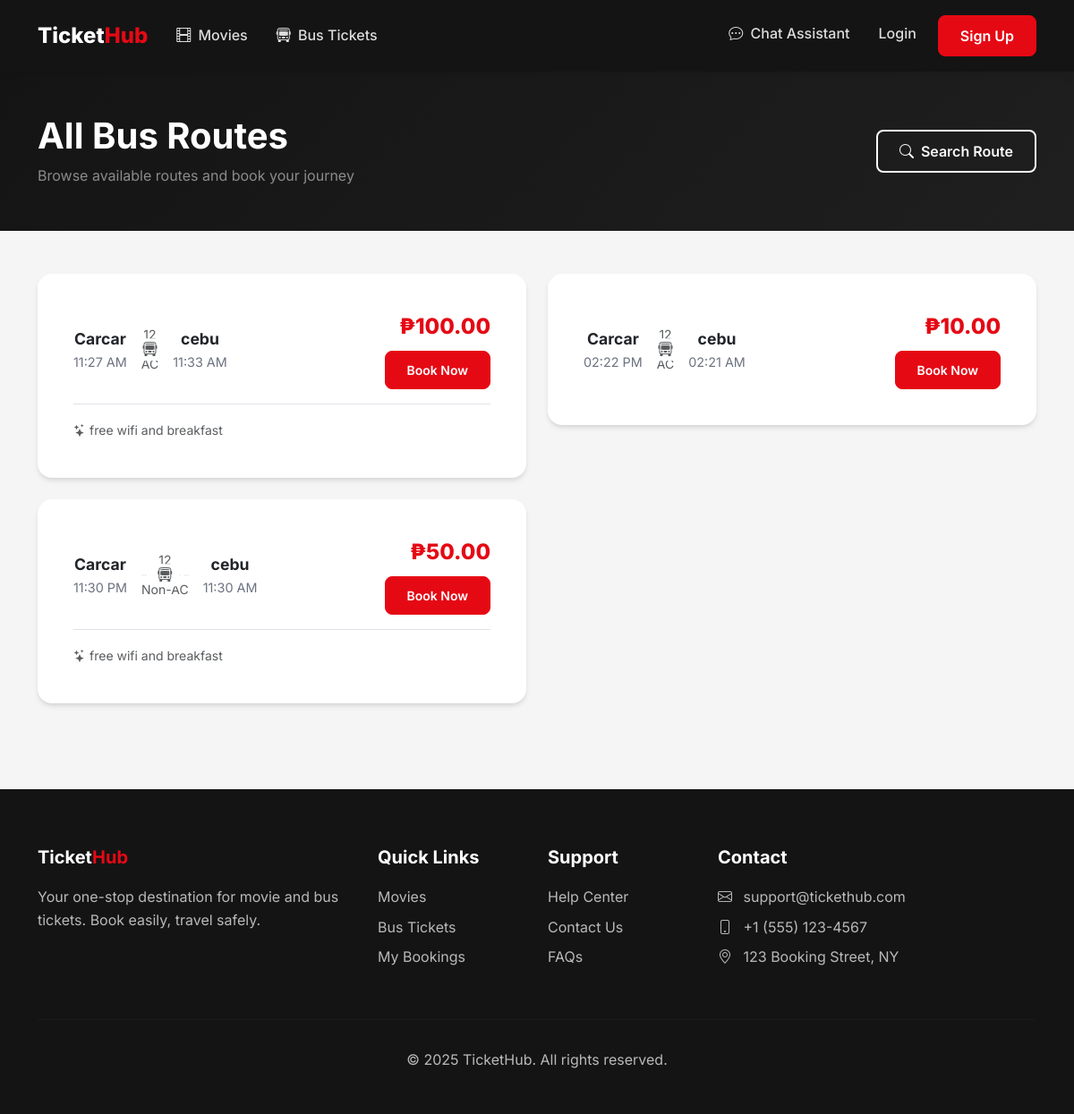
Before: /bus/list with the older database file.
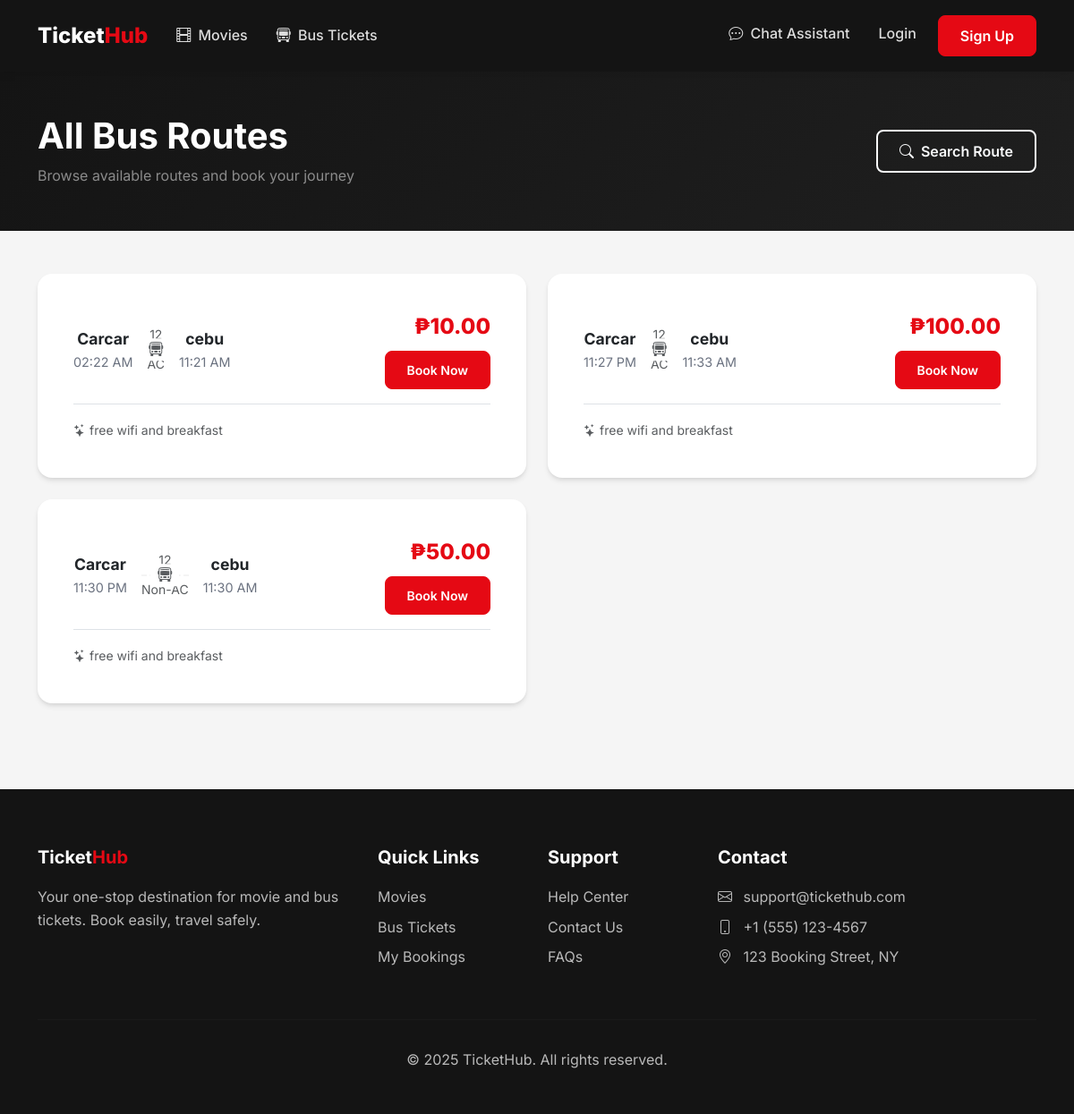
After: the same page with the newer database file.
### flask_app/app.py (models this page shows)
class BusRoute(db.Model):
    id = db.Column(db.Integer, primary_key=True)
    origin = db.Column(db.String(100), nullable=False)
    destination = db.Column(db.String(100), nullable=False)
    bus_operator = db.Column(db.String(100))
    bus_type = db.Column(db.String(50))  # AC, Non-AC, Sleeper, etc.
    departure_time = db.Column(db.Time, nullable=False)
    arrival_time = db.Column(db.Time, nullable=False)
    duration = db.Column(db.String(50))
    price = db.Column(db.Float, nullable=False)
    total_seats = db.Column(db.Integer, default=40)
    amenities = db.Column(db.String(255))  # WiFi, Charging, etc.
    is_active = db.Column(db.Boolean, default=True)
    schedules = db.relationship('BusSchedule', backref='route', lazy=True)

### flask_app/app.py (the view)
@app.route('/bus')
@app.route('/bus/list')
def bus_routes():
    today = datetime.now().date()
    routes = BusRoute.query.filter_by(is_active=True).order_by(BusRoute.departure_time).all()
    routes = [r for r in routes if not is_route_departed_for_date(r, today)]
    return render_template('bus/list.html', routes=routes)

### flask_app/app.py (called while the page is built)
@app.after_request
def add_no_cache_headers(response):
    if request.endpoint != 'static':
        response.headers['Cache-Control'] = 'no-store, no-cache, must-revalidate, private, max-age=0'
        response.headers['Pragma'] = 'no-cache'
        response.headers['Expires'] = '0'
    return response

def is_route_departed_for_date(route, travel_date, now_dt=None):
    if not route or not getattr(route, 'departure_time', None) or not travel_date:
        return False
    now_dt = now_dt or datetime.now()
    if travel_date < now_dt.date():
        return True
    if travel_date > now_dt.date():
        return False
    departure_dt = datetime.combine(travel_date, route.departure_time)
    arrival_time = getattr(route, 'arrival_time', None) or route.departure_time
    arrival_dt = datetime.combine(travel_date, arrival_time)
    if arrival_dt <= departure_dt:
        arrival_dt = arrival_dt + timedelta(days=1)
    return departure_dt <= now_dt < arrival_dt

### flask_app/templates/bus/list.html (shortened to what this page needs)
{% extends 'base.html' %}
{% block content %}
<section class="py-5" style="background: linear-gradient(135deg, var(--dark) 0%, var(--dark-lighter) 100%);">
    <div class="container">
        <div class="row align-items-center">
            <div class="col">
                <h1 class="text-white fw-bold mb-2">All Bus Routes</h1>
                <p class="text-white-50 mb-0">Browse available routes and book your journey</p>
            </div>
            <div class="col-auto mt-3 mt-md-0">
                <a href="{{ url_for('search_bus') }}" class="btn btn-outline-light">
                    <i class="bi bi-search me-2"></i>Search Route
                </a>
            </div>
        </div>
    </div>
</section>
<section class="py-5">
    <div class="container">
        {% if routes %}
            <div class="row g-4">
                {% for route in routes %}
                <div class="col-lg-6">
                    <div class="card bus-card">
                        <div class="card-body">
                            <div class="d-flex justify-content-between align-items-center">
                                <div class="route-info flex-grow-1">
                                    <div class="d-flex align-items-center gap-3">
                                        <div class="text-center">
                                            <div class="city">{{ route.origin }}</div>
                                            <div class="time">{{ route.departure_time.strftime('%I:%M %p') }}</div>
                                        </div>
                                        <div class="flex-grow-1 text-center">
                                            <div class="text-muted small mb-1">{{ route.duration or '---' }}</div>
                                            <div class="position-relative">
                                                <i class="bi bi-bus-front position-absolute top-50 start-50 translate-middle bg-white px-2 text-muted"></i>
                                            </div>
                                            <div class="text-muted small mt-1">{{ route.bus_type or 'Standard' }}</div>
                                        </div>
                                        <div class="text-center">
                                            <div class="city">{{ route.destination }}</div>
                                            <div class="time">{{ route.arrival_time.strftime('%I:%M %p') }}</div>
                                        </div>
                                    </div>
                                </div>
                                <div class="ms-4 text-end">
                                    <div class="price">₱{{ "%.2f"|format(route.price) }}</div>
                                    <a href="{{ url_for('book_bus', route_id=route.id) }}" class="btn btn-primary btn-sm mt-2">Book Now</a>
                                </div>
                            </div>
                            {% if route.amenities %}
                            <div class="mt-3 pt-3 border-top">
                                <small class="text-muted">
                                    <i class="bi bi-stars me-1"></i>{{ route.amenities }}
                                </small>
                            </div>
                            {% endif %}
                        </div>
                    </div>
                </div>
                {% endfor %}
            </div>
        {% else %}
            <div class="text-center py-5">
                <i class="bi bi-bus-front text-muted" style="font-size: 5rem;"></i>
                <h4 class="mt-4 text-muted">No bus routes available</h4>
                <p class="text-muted">Check back later for new routes!</p>
            </div>
        {% endif %}
    </div>
</section>
{% endblock %}

### flask_app/templates/base.html (shortened to what this page needs)
<!DOCTYPE html>
<html lang="en">
<head>
    <link href="https://cdn.jsdelivr.net/npm/bootstrap@5.3.2/dist/css/bootstrap.min.css" rel="stylesheet">
    <link href="https://cdn.jsdelivr.net/npm/bootstrap-icons@1.11.1/font/bootstrap-icons.css" rel="stylesheet">
    <link rel="stylesheet" href="{{ url_for('static', filename='css/main.css') }}">
</head>
<body>
    <nav class="navbar navbar-expand-lg navbar-dark">
        <div class="container">
            <a class="navbar-brand" href="{{ url_for('index') }}">
                Ticket<span>Hub</span>
            </a>
            <div class="collapse navbar-collapse" id="navbarNav">
                <ul class="navbar-nav me-auto">
                    <li class="nav-item">
                        <a class="nav-link" href="{{ url_for('movies') }}">
                            <i class="bi bi-film me-1"></i> Movies
                        </a>
                    </li>
                    <li class="nav-item">
                        <a class="nav-link" href="{{ url_for('bus_routes') }}">
                            <i class="bi bi-bus-front me-1"></i> Bus Tickets
                        </a>
                    </li>
                </ul>
                <ul class="navbar-nav">
                    <li class="nav-item">
                        <a class="nav-link" href="{{ url_for('chatbot_page') }}">
                            <i class="bi bi-chat-dots me-1"></i> Chat Assistant
                        </a>
                    </li>
                    {% if current_user.is_authenticated %}
                        <li class="nav-item">
                            <a class="nav-link" href="{{ url_for('dashboard') }}">
                                <i class="bi bi-grid-fill me-1"></i> Dashboard
                            </a>
                        </li>
                        {% if current_user.is_admin %}
                        <li class="nav-item">
                            <a class="nav-link" href="{{ url_for('admin_dashboard') }}">
                                <i class="bi bi-gear-fill me-1"></i> Admin
                            </a>
                        </li>
                        {% endif %}
                        <li class="nav-item">
                            <a class="nav-link" href="{{ url_for('logout') }}">
                                <i class="bi bi-box-arrow-right me-1"></i> Logout
                            </a>
                        </li>
                    {% else %}
                        <li class="nav-item">
                            <a class="nav-link" href="{{ url_for('login') }}">Login</a>
                        </li>
                        <li class="nav-item">
                            <a class="btn btn-primary ms-2" href="{{ url_for('register') }}">Sign Up</a>
                        </li>
                    {% endif %}
                </ul>
            </div>
        </div>
    </nav>
    {% block content %}{% endblock %}
    <footer class="footer mt-5">
        <div class="container">
            <div class="row">
                <div class="col-lg-4 mb-4">
                    <h5>Ticket<span style="color: var(--primary);">Hub</span></h5>
                    <p>Your one-stop destination for movie and bus tickets. Book easily, travel safely.</p>
                </div>
                <div class="col-lg-2 col-md-4 mb-4">
                    <h5>Quick Links</h5>
                    <ul class="list-unstyled">
                        <li class="mb-2"><a href="{{ url_for('movies') }}">Movies</a></li>
                        <li class="mb-2"><a href="{{ url_for('bus_routes') }}">Bus Tickets</a></li>
                        <li class="mb-2"><a href="{{ url_for('dashboard') }}">My Bookings</a></li>
                    </ul>
                </div>
                <div class="col-lg-2 col-md-4 mb-4">
                    <h5>Support</h5>
                    <ul class="list-unstyled">
                        <li class="mb-2"><a href="#">Help Center</a></li>
                        <li class="mb-2"><a href="#">Contact Us</a></li>
                        <li class="mb-2"><a href="#">FAQs</a></li>
                    </ul>
                </div>
                <div class="col-lg-4 col-md-4 mb-4">
                    <h5>Contact</h5>
                    <ul class="list-unstyled">
                        <li class="mb-2"><i class="bi bi-envelope me-2"></i> support@tickethub.com</li>
                        <li class="mb-2"><i class="bi bi-phone me-2"></i> +1 (555) 123-4567</li>
                        <li class="mb-2"><i class="bi bi-geo-alt me-2"></i> 123 Booking Street, NY</li>
                    </ul>
                </div>
            </div>
            <hr style="border-color: rgba(255,255,255,0.1);">
            <div class="text-center py-3">
                <p class="mb-0">&copy; 2025 TicketHub. All rights reserved.</p>
            </div>
        </div>
    </footer>
</body>
</html>

### flask_app/static/css/main.css (style rules this page uses)
:root { --primary: #E50914; --primary-dark: #B20710; --secondary: #0A84FF; --dark: #141414; --dark-lighter: #1F1F1F; --gray-100: #F5F5F5; --gray-200: #E5E5E5; --gray-300: #D4D4D4; --gray-600: #6B7280; --gray-800: #2D2D2D; --success: #22C55E; --warning: #F59E0B; }
* { margin: 0; padding: 0; box-sizing: border-box; }
body { font-family: 'Inter', -apple-system, BlinkMacSystemFont, sans-serif; background-color: var(--gray-100); color: var(--dark); line-height: 1.6; }
.navbar { background: var(--dark) !important; padding: 1rem 0; box-shadow: 0 2px 10px rgba(0,0,0,0.1); }
.navbar-brand { font-weight: 800; font-size: 1.5rem; color: #fff !important; }
.navbar-brand span { color: var(--primary); }
.nav-link { color: rgba(255,255,255,0.85) !important; font-weight: 500; padding: 0.5rem 1rem !important; transition: all 0.2s ease; }
.btn-primary { background: var(--primary); border-color: var(--primary); font-weight: 600; padding: 0.625rem 1.5rem; border-radius: 8px; transition: all 0.2s ease; }
.btn-outline-light { border-width: 2px; font-weight: 600; padding: 0.625rem 1.5rem; border-radius: 8px; }
.card { border: none; border-radius: 16px; box-shadow: 0 4px 6px -1px rgba(0,0,0,0.1), 0 2px 4px -1px rgba(0,0,0,0.06); transition: all 0.3s ease; overflow: hidden; }
.bus-card { background: #fff; border-radius: 16px; padding: 1.5rem; }
.bus-card .route-info { display: flex; align-items: center; gap: 1rem; }
.bus-card .city { font-weight: 700; font-size: 1.1rem; }
.bus-card .time { color: var(--gray-600); font-size: 0.9rem; }
.bus-card .price { font-weight: 800; font-size: 1.5rem; color: var(--primary); }
.footer { background: var(--dark); color: rgba(255,255,255,0.7); padding: 4rem 0 2rem; }
.footer h5 { color: #fff; font-weight: 700; margin-bottom: 1.25rem; }
.footer a { color: rgba(255,255,255,0.7); text-decoration: none; transition: color 0.2s ease; }
.card { border-radius: 16px; box-shadow: 0 4px 12px rgba(0,0,0,0.07); border: none; }
.btn-primary { background: #E50914; border-color: #E50914; font-weight: 600; border-radius: 8px; transition: background 0.2s; }
.fw-bold { font-weight: 700 !important; }

### flask_app/templates/base.html (style rules this page uses)
:root { --primary: #E50914; --primary-dark: #B20710; --secondary: #0A84FF; --dark: #141414; --dark-lighter: #1F1F1F; --gray-100: #F5F5F5; --gray-200: #E5E5E5; --gray-300: #D4D4D4; --gray-600: #6B7280; --gray-800: #2D2D2D; --success: #22C55E; --warning: #F59E0B; }
* { margin: 0; padding: 0; box-sizing: border-box; }
body { font-family: 'Inter', -apple-system, BlinkMacSystemFont, sans-serif; background-color: var(--gray-100); color: var(--dark); line-height: 1.6; }
.navbar { background: var(--dark) !important; padding: 1rem 0; box-shadow: 0 2px 10px rgba(0,0,0,0.1); }
.navbar-brand { font-weight: 800; font-size: 1.5rem; color: #fff !important; }
.navbar-brand span { color: var(--primary); }
.nav-link { color: rgba(255,255,255,0.85) !important; font-weight: 500; padding: 0.5rem 1rem !important; transition: all 0.2s ease; }
.btn-primary { background: var(--primary); border-color: var(--primary); font-weight: 600; padding: 0.625rem 1.5rem; border-radius: 8px; transition: all 0.2s ease; }
.btn-outline-light { border-width: 2px; font-weight: 600; padding: 0.625rem 1.5rem; border-radius: 8px; }
.card { border: none; border-radius: 16px; box-shadow: 0 4px 6px -1px rgba(0,0,0,0.1), 0 2px 4px -1px rgba(0,0,0,0.06); transition: all 0.3s ease; overflow: hidden; }
.bus-card { background: #fff; border-radius: 16px; padding: 1.5rem; }
.bus-card .route-info { display: flex; align-items: center; gap: 1rem; }
.bus-card .city { font-weight: 700; font-size: 1.1rem; }
.bus-card .time { color: var(--gray-600); font-size: 0.9rem; }
.bus-card .price { font-weight: 800; font-size: 1.5rem; color: var(--primary); }
.footer { background: var(--dark); color: rgba(255,255,255,0.7); padding: 4rem 0 2rem; }
.footer h5 { color: #fff; font-weight: 700; margin-bottom: 1.25rem; }
.footer a { color: rgba(255,255,255,0.7); text-decoration: none; transition: color 0.2s ease; }

Changed rows visible on the page:
changed BusRoute (number 1 of 3 on the later page): departure_time "02:22 PM" → "02:22 AM"; arrival_time "02:21 AM" → "11:21 AM"; amenities (not shown) → "free wifi and breakfast"; moves up the list
changed BusRoute "11:33 AM": departure_time "11:27 AM" → "11:27 PM"
